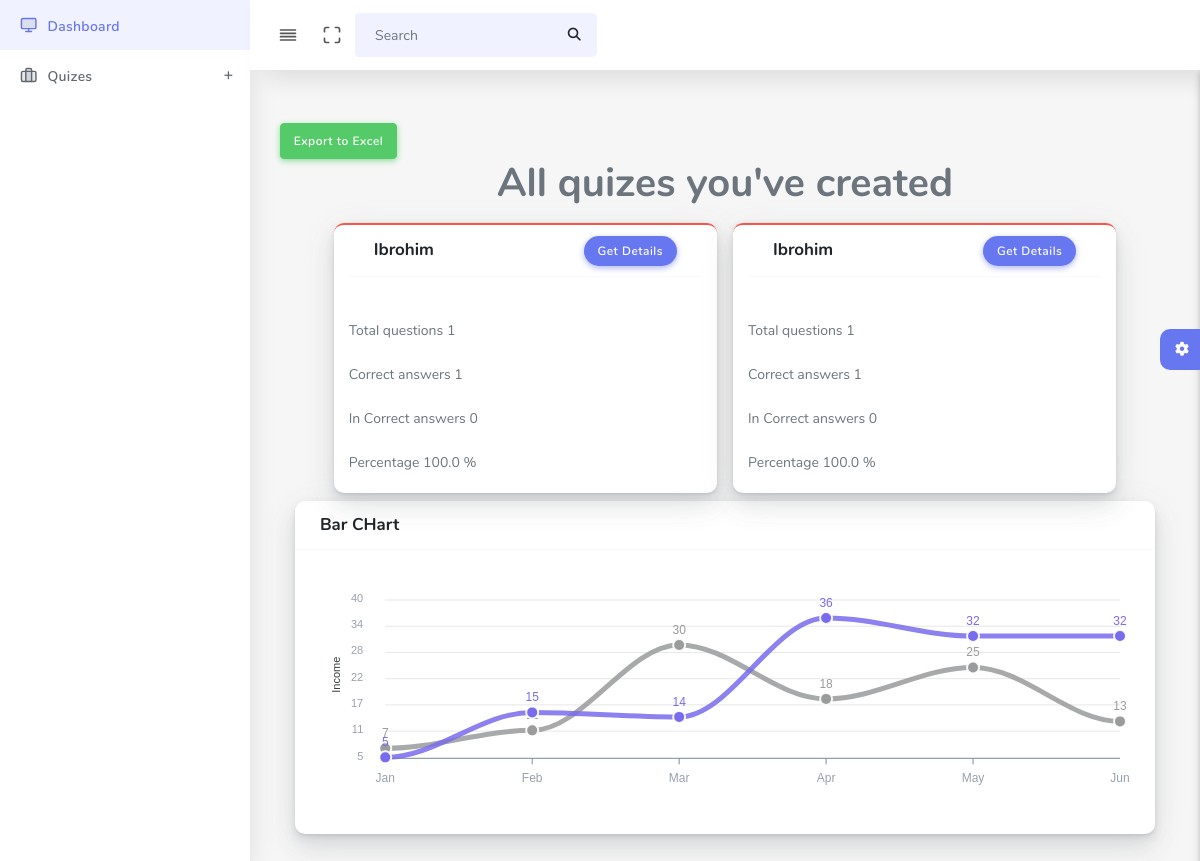
The app's page /get-results/8 (signed in) with its own data.
### main/models.py (models this page shows, shortened)
class Result(models.Model):
    taker = models.ForeignKey(QuizTaker, on_delete=models.CASCADE)
    correct_answers = models.IntegerField()
    incorrect_answers = models.IntegerField()
    @property
    def questions(self, *args, **kwargs):
        quiz = self.taker.quiz
        result = Question.objects.filter(quiz=quiz).count()
        return result
    @property
    def percentage(self, *args, **kwargs):
        return self.correct_answers / self.questions * 100

class QuizTaker(models.Model):
    full_name = models.CharField(max_length=255)
    phone = models.CharField(max_length=255)
    email = models.EmailField(blank=True, null=True)
    quiz = models.ForeignKey(Quiz, on_delete=models.CASCADE)

class Quiz(models.Model):
    title = models.CharField(max_length=255)
    author = models.ForeignKey(User, on_delete=models.CASCADE)
    code = models.CharField(max_length=255, blank=True, unique=True)

### main/views.py (the view)
# urls.py: path('get-results/<int:id>', views.get_results , name ='get_results' ),
@login_required(login_url = 'dash:login')
def get_results(request, id):
    quiz = Quiz.objects.get(id=id)
    taker = QuizTaker.objects.filter(quiz=quiz)
    results = tuple(
            map(
            lambda x : Result.objects.get(taker=x),
            taker
        )
    )
    return render(request, 'quiz/results.html', {'results':results})

### templates/quiz/results.html (shortened to what this page needs)
{%extends 'base.html'%}
  {%block content%}
        <section class="section" >
          <form method="post" action="{% url 'dash:export-results' %}">
              <button type="submit" class="btn btn-success">Export to Excel</button>
          </form>
          <div class="row d-flex justify-content-center">
            <h1 class="col-12" style="text-align: center;">All quizes you've created</h1>
          {% for result in results %}
          <div class="card card-danger col-5 m-2">
            <div class="card-header">
              <h4>{{result.taker.full_name}}</h4>
              <div class="card-header-action">
                <a href="{% url 'dash:result_detail' result.id %}" class="btn btn-primary">Get Details</a>
              </div>
            </div>
            <div class="card-body">
            </div>
            <p>Total questions {{result.questions}}</p>
            <p>Correct answers {{result.correct_answers}}</p>
            <p>In Correct answers {{result.incorrect_answers}}</p>
            <p>Percentage {{result.percentage}} %</p>
            </div>
          {%endfor%}
        </div>
        </section>
        <div class="col-lg-12 col-md-6 col-sm-12 col-xs-12 col-6" >
          <div class="card">
            <div class="card-header">
              <h4>Bar CHart</h4>
            </div>
            <div class="card-body">
              <div class="recent-report__chart">
                <div id="chart1"></div>
              </div>
            </div>
          </div>
        </div>
        <div class="settingSidebar">
          <a href="javascript:void(0)" class="settingPanelToggle"> <i class="fa fa-spin fa-cog"></i>
          </a>
        </div>
  {%endblock%}

### records on screen
Result: taker.full_name "Ibrohim", questions "1", correct_answers "1", incorrect_answers "0", percentage "100.0"
Result: taker.full_name "Ibrohim", questions "1", correct_answers "1", incorrect_answers "0", percentage "100.0"
